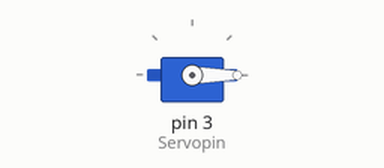
Recording of a sketch running on a simulated Arduino Uno, built with avr-gcc and run on an emulated ATmega328P. On the bench: servo.

Above: at 0.05 s.
At 4.0 s:
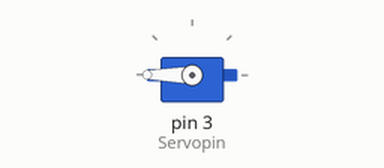
Timing chart, 0 to 5.2 s (numbered marks = the images above):
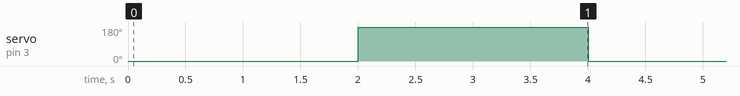

Measured:
- by itself, servo on pin 3 (Servopin): alternates 180° for 2.0 s and 0° for 2.0 s

The sketch:

sketch_oct31a.ino
```cpp
#include<Servo.h>
int Servopin=3;
Servo Servo1;

void setup()
{
  Servo1.attach(Servopin);
}
void loop()
{
  Servo1.write(0);
  delay(2000);
  Servo1.write(180);
  delay(2000);
}
```
